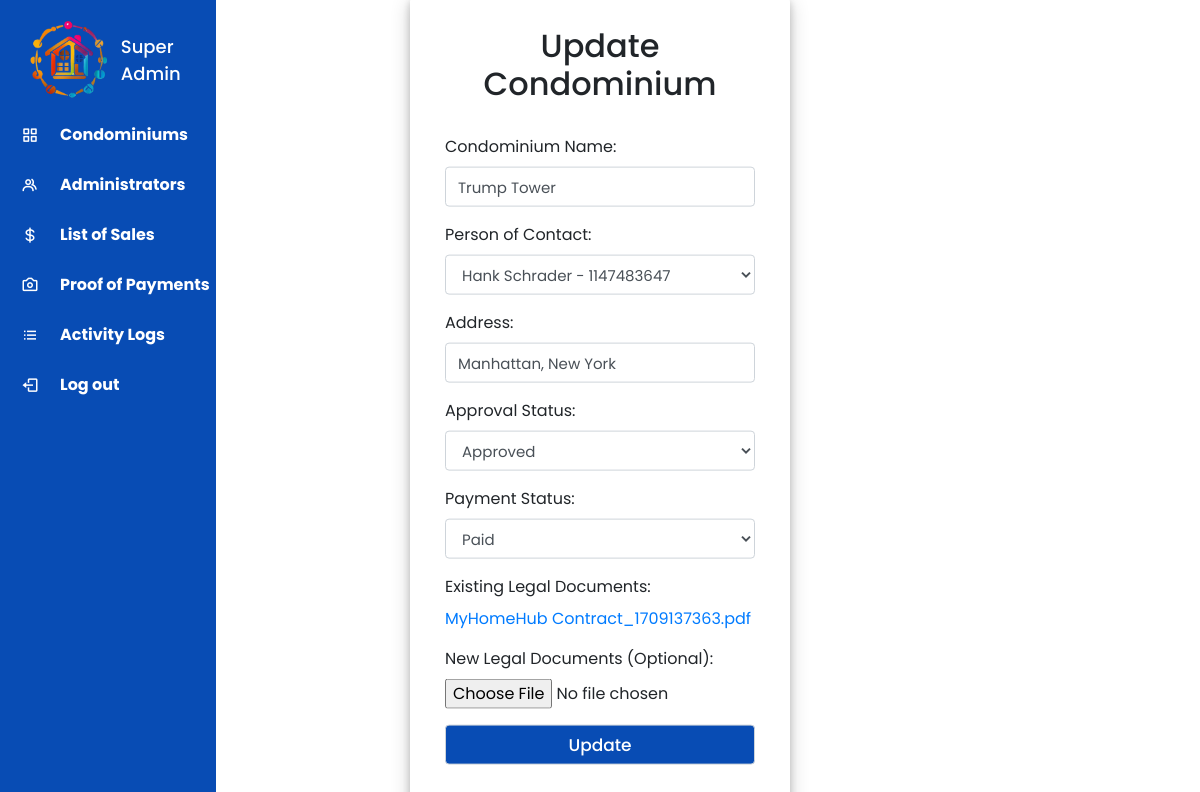
/superadmin_dashboard/update.php?updateid=18 (signed in), run on the app's committed database.
### tables this page shows
CREATE TABLE `condominiums` (
  `id` int(11) NOT NULL,
  `name` varchar(255) NOT NULL,
  `person_of_contact` varchar(255) NOT NULL,
  `address` varchar(255) NOT NULL,
  `suspended` tinyint(1) DEFAULT 0,
  `suspension_reason` varchar(255) DEFAULT NULL,
  `reinstatement_reason` varchar(255) DEFAULT NULL,
  `payment_status` varchar(10) NOT NULL DEFAULT 'UNPAID' COMMENT 'Payment Status: UNPAID or PAID',
  `condominium_status` varchar(11) NOT NULL,
  `legal_documents` blob NOT NULL
);

### superadmin_dashboard/update.php (the view, shortened to what this page needs)
<?php
include('../includes/database.php');
$admin_users_query = "SELECT username, account_number FROM users WHERE role = 'Administrator'";
$admin_users_result = $mysqli->query($admin_users_query);
$update_id = $_GET['updateid'];
$select_query = "SELECT * FROM condominiums WHERE id = ?";
$stmt_select = $mysqli->prepare($select_query);
$stmt_select->bind_param("i", $update_id);
$stmt_select->execute();
$result_select = $stmt_select->get_result();
$row = $result_select->fetch_assoc();
$condominium_name = $row['name'];
$condo_person_of_contact = $row['person_of_contact'];
$condominium_address = $row['address'];
$condominium_status = $row['condominium_status'];
$condominium_payment_status = $row['payment_status'];
$existing_legal_documents = $row['legal_documents'];
?>
<!DOCTYPE html>
<html lang="en">
<head>
    <link rel="stylesheet" href="https://cdn.jsdelivr.net/npm/bootstrap@4.0.0/dist/css/bootstrap.min.css">
    <link href='https://unpkg.com/boxicons@2.0.7/css/boxicons.min.css' rel='stylesheet'>
</head>
<body>
    <?php include "../includes/sidebars/superadmin_sidebar.php" ?>
    <div class="container">
        <div class="row">
            <div class="col-md-4 offset-md-4 form">
                <form action="update.php?updateid=<?php echo $update_id; ?>" method="post" enctype="multipart/form-data">
                    <h2 class="text-center">Update Condominium</h2><br>
                    <div class="form-group">
                        <label for="username">Condominium Name:</label>
                        <input type="text" class="form-control" placeholder="Enter Condominium Name" name="condominium_name" value="<?php echo $condominium_name; ?>" autocomplete="off" required>
                    </div>
                    <div class="form-group">
    <label for="person_of_contact">Person of Contact:</label>
    <select class="form-control" name="person_of_contact" required>
        <?php
        while ($admin_user = $admin_users_result->fetch_assoc()) {
            $username = $admin_user['username'];
            $account_number = $admin_user['account_number'];
            $selected = ($username == $condo_person_of_contact) ? 'selected' : '';
            echo "<option value=\"$username\" $selected>$username - $account_number</option>";
        }
        ?>
    </select>
</div>
                    <div class="form-group">
                        <label for="address">Address:</label>
                        <input type="text" class="form-control" placeholder="Enter Address" name="address" value="<?php echo $condominium_address; ?>" autocomplete="off" required>
                    </div>
                    <div class="form-group">
                        <label>Approval Status:</label>
                        <select id="condominium_status" name="condominium_status" class="form-control" onchange="updatePaymentStatus()">
                            <option value="APPROVED" <?php echo ($condominium_status == 'APPROVED') ? 'selected' : ''; ?>>Approved</option>
                        </select>
                    </div>
                    <div class="form-group">
                        <label>Payment Status:</label>
                        <select name="condominium_payment_status" class="form-control">
                            <option value="PAID" <?php echo ($condominium_payment_status == 'PAID') ? 'selected' : ''; ?>>Paid</option>
                        </select>
                    </div>
                    <div class="form-group">
                        <label for="existing_legal_documents">Existing Legal Documents:</label>
                        <?php
                        if (!empty($existing_legal_documents)) {
                            $file_path = '../uploads/' . $existing_legal_documents;
                        ?>
                            <p><a href="<?php echo $file_path; ?>" target="_blank"><?php echo $existing_legal_documents; ?></a></p>
                        <?php
                        } else {
                            echo "<p>No existing legal documents.</p>";
                        }
                        ?>
                    </div>
                    <div class="form-group">
                        <label for="legal_documents">New Legal Documents (Optional):</label>
                        <input type="file" class="form-control-file" name="legal_documents" accept=".pdf, .doc, .docx">
                    </div>
                    <div class="form-group">
                        <center><input type="submit" class="form-control button" name="update_submit" value="Update"></center>
                    </div>
                </form>
            </div>
        </div>
    </div>
</body>
</html>

### superadmin_dashboard/update.php (style rules this page uses)
html,body { font-family: 'Poppins', sans-serif; }
.container { position: absolute; top: 50%; left: 50%; transform: translate(-50%, -50%); }
.container .form { background: #fff; padding: 30px 35px; border-radius: 5px; box-shadow: 0 4px 8px 0 rgba(0, 0, 0, 0.2), 0 6px 20px 0 rgba(0, 0, 0, 0.19); }
.container .form form .form-control { height: 40px; font-size: 15px; }
.container .form form .button { background: #084cb4; color: #fff; font-size: 17px; font-weight: 500; transition: all 0.3s ease; }

### includes/sidebars/superadmin_sidebar.php (style rules this page uses)
* { margin: 0; padding: 0; box-sizing: border-box; font-family: 'Poppins', sans-serif; }

### includes/sidebars/superadmin_sidebar_prompts.php (style rules this page uses)
* { margin: 0; padding: 0; box-sizing: border-box; font-family: 'Poppins', sans-serif; }

### data on the page
condominiums: condominium_name "Trump Tower", address "Manhattan, New York", condominium_status "Approved", condominium_payment_status "Paid", legal_documents "MyHomeHub Contract_1709137363.pdf"

### other printed values
$_SESSION['username'] "Super Admin"
form field person_of_contact "Hank Schrader - 1147483647"
